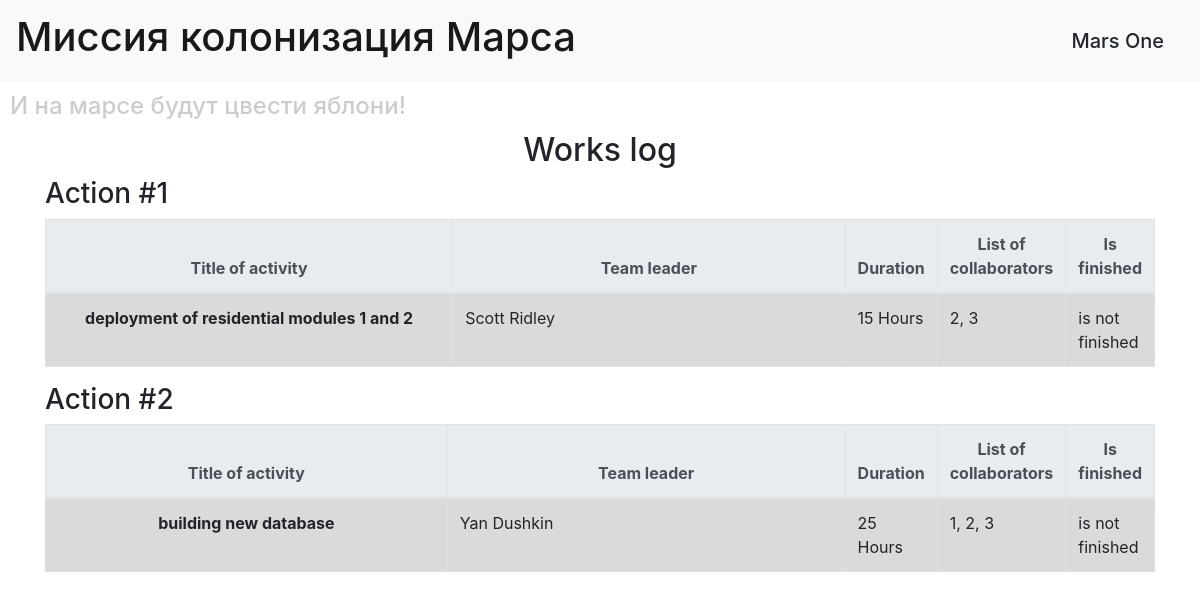
/show_jobs, run on the app's committed database.
### data/jobs.py (models this page shows)
class Jobs(SqlAlchemyBase):
    __tablename__ = "jobs"
    id = sqlalchemy.Column(sqlalchemy.Integer, primary_key=True, autoincrement=True)
    team_leader = sqlalchemy.Column(sqlalchemy.Integer, sqlalchemy.ForeignKey("users.id"))
    job = sqlalchemy.Column(sqlalchemy.String, nullable=True)
    work_size = sqlalchemy.Column(sqlalchemy.Integer, nullable=True)
    collaborators = sqlalchemy.Column(sqlalchemy.String, nullable=True)
    start_date = sqlalchemy.Column(sqlalchemy.DateTime, nullable=True)
    end_date = sqlalchemy.Column(sqlalchemy.DateTime, nullable=True)
    is_finished = sqlalchemy.Column(sqlalchemy.Boolean, nullable=True)
    user = orm.relation("User", back_populates="jobs")

### code.py (the view)
@app.route("/show_jobs")
def show_jobs():
    db_session.global_init("db/blogs.sqlite")
    session = db_session.create_session()
    users = []
    for user in session.query(User).all():
        users.append(user.surname + " " + user.name)
    job_data = []
    for job in session.query(Jobs).all():
        part = {
            "title": job.job,
            "team_leader": users[job.team_leader - 1],
            "work_size": job.work_size,
            "collaborators": job.collaborators,
            "is_finished": ("is finished" if job.is_finished else "is not finished")
        }
        job_data.append(part)
    return render_template("passengers.html", job_data=job_data)

### data/db_session.py (called while the page is built, shortened)
def global_init(db_file):
    global __factory
    if __factory:
        return

def create_session() -> Session:
    global __factory
    return __factory()

### templates/passengers.html
{% extends "base.html" %}
{% block content %}
<h2>Works log</h2>
{% for job in job_data %}
    <h3> Action #{{ loop["index"] }} </h3>
    <table class="table table-bordered">
        <thead class="thead-light">
            <tr>
                <th>Title of activity</th>
                <th>Team leader</th>
                <th>Duration</th>
                <th>List of collaborators</th>
                <th>Is finished</th>
            </tr>
        </thead>
        <tbody>
            <tr class="table-active">
                <th scope="row">{{ job["title"] }}</th>
                <td>{{ job["team_leader"] }}</td>
                <td>{{ job["work_size"] }} Hours</td>
                <td>{{ job["collaborators"] }}</td>
                <td>{{ job["is_finished"] }}</td>
            </tr>
        </tbody>
    </table>
{% endfor %}
{% endblock %}

### templates/base.html (shortened to what this page needs)
<!DOCTYPE html>
<html lang="en">
<head>
    <link rel="stylesheet"
          href="https://stackpath.bootstrapcdn.com/bootstrap/4.4.1/css/bootstrap.min.css"
>
    <link type="text/css" rel="stylesheet" href="{{ url_for('static', filename='css/style.css') }}">
</head>
<body>
    <header>
        <nav class="navbar navbar-light bg-light">
            <a class="navbar-brand" href="{{ url_for('index') }}">
                <h1> Миссия колонизация Марса </h1>
            </a>
            <h5 class="float-left"> Mars One </h5>
        </nav>
        <h4> И на марсе будут цвести яблони! </h4>
    </header>
    <main role="main" class="container">
        {% block content %} {% endblock %}
    </main>
</body>
</html>

### static/css/style.css (style rules this page uses)
h4 { margin-left: 20px; color: #cccccc; margin: 10px; }
h5 { margin: 10px; padding: 10px; }
h2 { text-align: center; }
th { text-align: center; width: 50%; }

### data on the page
Jobs: index "1", title "deployment of residential modules 1 and 2", team_leader "Scott Ridley", work_size "15", collaborators "2, 3", is_finished "is not finished"
Jobs: index "2", title "building new database", team_leader "Yan Dushkin", work_size "25", collaborators "1, 2, 3", is_finished "is not finished"
